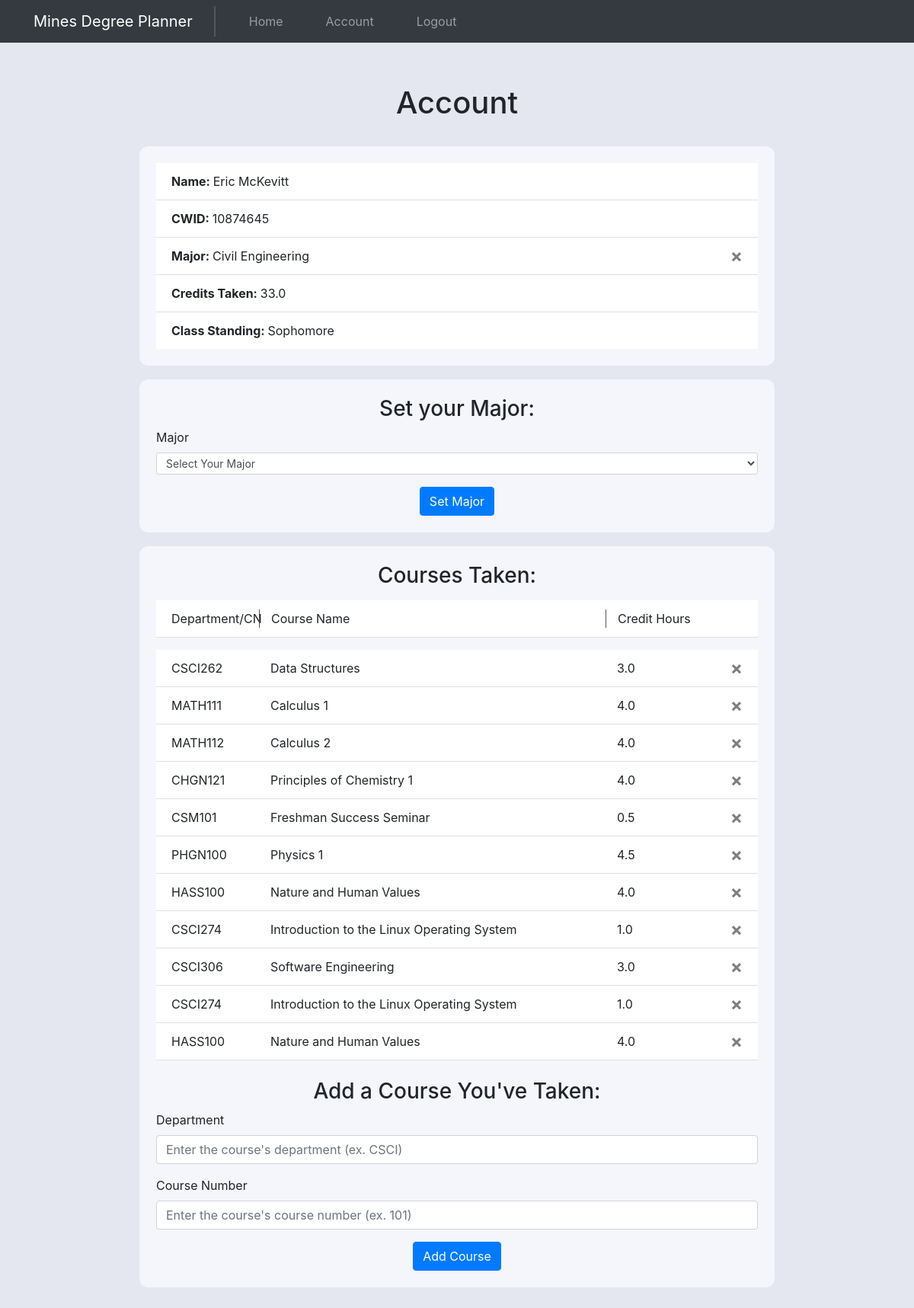
Page /account (signed in) on the earlier database version.
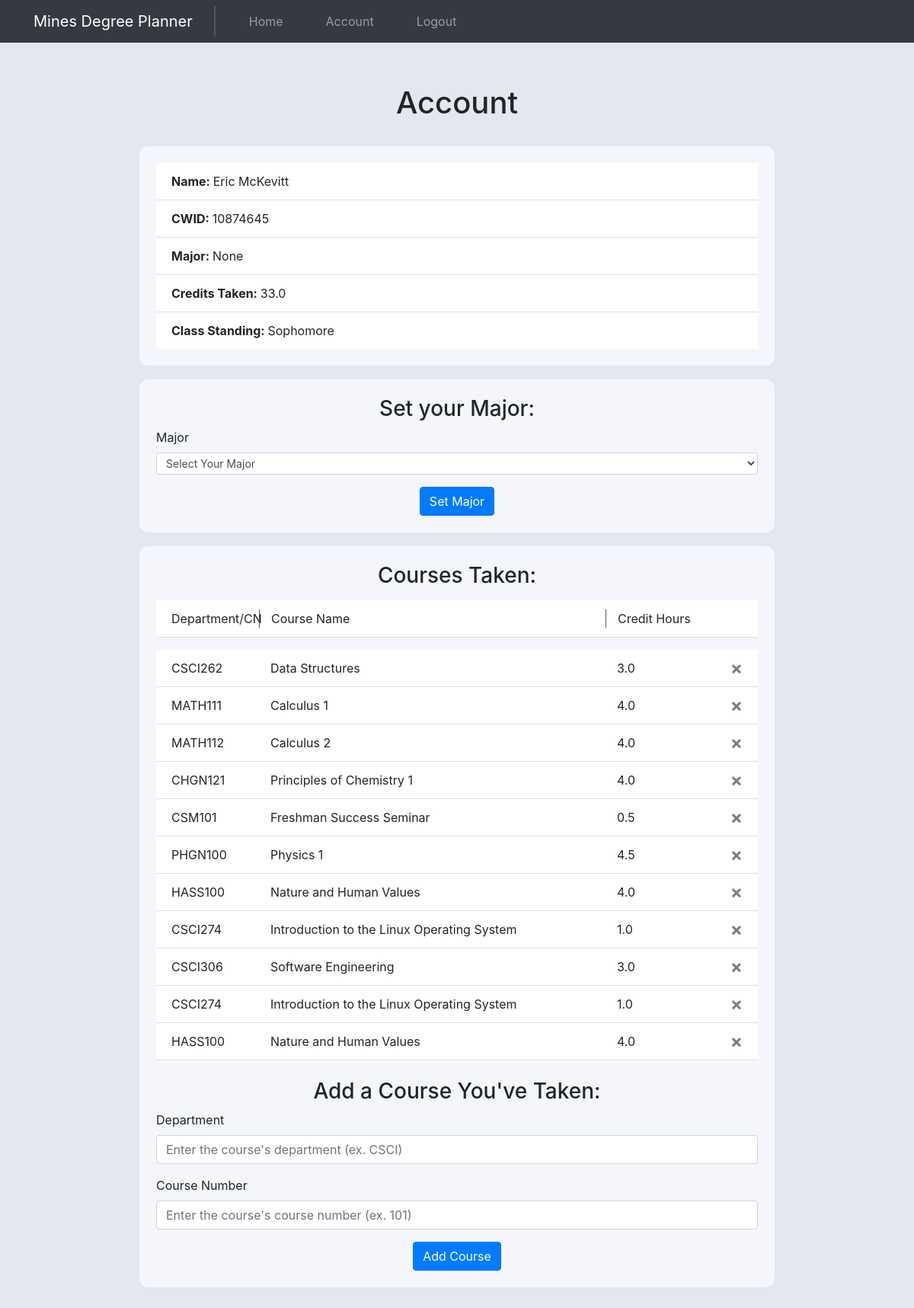
Same page on the later database version.
### website/models.py (models this page shows)
class User(db.Model, UserMixin):
    id = db.Column(db.Integer, primary_key=True)
    cwid = db.Column(db.Integer, unique=True)
    email = db.Column(db.String(150), unique=True)
    password = db.Column(db.String(150))
    first_name = db.Column(db.String(150))
    last_name = db.Column(db.String(150))
    major = db.Column(db.String(150))
    credits_taken = db.Column(db.String(10))
    class_standing = db.Column(db.String(10))
    courses = db.relationship('Course')

class Course(db.Model):
    id = db.Column(db.Integer, primary_key=True)
    department = db.Column(db.String(4))
    course_number = db.Column(db.String(3))
    course_name = db.Column(db.String(500))
    credit_hours = db.Column(db.String(10))
    user_id = db.Column(db.Integer, db.ForeignKey('user.id'))

### website/views.py (the view, shortened to what this page needs)
@views.route('/account', methods=['GET', 'POST'])
@login_required
def account():
    return render_template("account.html", user=current_user)

### website/__init__.py (called while the page is built)
def create_app():
    app = Flask(__name__)
    app.config['SECRET_KEY'] = 'josiefnapwpawoj'
    app.config['SQLALCHEMY_DATABASE_URI'] = f'sqlite:///{DB_NAME}'
    db.init_app(app)
    from .views import views
    from .auth import auth
    app.register_blueprint(views, url_prefix="/")
    app.register_blueprint(auth, url_prefix="/")
    from .models import User, Course
    create_database(app)
    login_manager = LoginManager()
    login_manager.login_view = 'auth.login'
    login_manager.init_app(app)
    @login_manager.user_loader
    def load_user(id):
        return User.query.get(int(id))
    return app

### website/templates/account.html (shortened to what this page needs)
{% extends "base.html" %} {% block title %}Account{% endblock %} {% block
content%}
<h1 style="text-align: center; padding: 25px 0px">Account</h1>
<section class="account-table">
    <ul class="list-group list-group-flush" id="notes">
        <li class="list-group-item">
            <strong>Name: </strong>{{user.first_name + " " + user.last_name}}
        </li>
        <li class="list-group-item"><strong>CWID: </strong>{{ user.cwid }}</li>
        <li class="list-group-item">
            <strong>Major: </strong>{{ user.major }}
            {% if user.major != 'None' %}
            <button type="button" class="close" onClick="deleteMajor()">
                <span aria-hidden="true">&times;</span>
            </button>
            {% endif %}
        </li>
        <li class="list-group-item">
            <strong>Credits Taken: </strong>{{ user.credits_taken }}
        </li>
        <li class="list-group-item">
            <strong>Class Standing: </strong>{{ user.class_standing }}
        </li>
    </ul>
</section>
<section class="account-major-form-section">
    <form method="POST">
        <h3 align="center">Set your Major:</h3>
        <div class="form-group set-major-form">
            <label for="department">Major</label>
            <select
                name="major"
                id="major"
                class="form-control form-control-sm"
                aria-label=".form-select-sm example"
                size="1"
            >
                <option selected value="None">Select Your Major</option>
            </select>
        </div>
        <div align="center">
            <button type="submit" class="btn btn-primary">Set Major</button>
        </div>
    </form>
</section>
<section class="courses-section">
    {% if user.courses %}
    <h3 align="center">Courses Taken:</h3>
    <ul
        class="list-group list-group-flush courses-taken-list"
        id="notes_titles"
    >
        <li class="list-group-item courses-taken-column-names">
            <div class="row">
                <div class="col-sm-2">Department/CN</div>
                <div class="col-md-7">Course Name</div>
                <div class="col-sm-2">Credit Hours</div>
                <div class="col-sm-1"></div>
            </div>
        </li>
    </ul>
    {% endif %}
    <ul class="list-group list-group-flush courses-taken-list" id="notes">
        {% for course in user.courses %}
        <li class="list-group-item">
            <div class="row">
                <div class="col-sm-2">
                    {{course.department}}{{course.course_number}}
                </div>
                <div class="col-md-7">{{course.course_name}}</div>
                <div class="col-sm-2">{{course.credit_hours}}</div>
                <div class="col-sm-1">
                    <button
                        type="button"
                        class="close"
                        onClick="deleteCourse({{ course.id }})"
                    >
                        <span aria-hidden="true">&times;</span>
                    </button>
                </div>
            </div>
        </li>
        {% endfor %}
    </ul>
    <br />
    <form method="POST">
        <h3 align="center">Add a Course You've Taken:</h3>
        <div class="form-group">
            <label for="department">Department</label>
            <input
                type="text"
                class="form-control"
                id="department"
                name="department"
                placeholder="Enter the course's department (ex. CSCI)"
            />
        </div>
        <div class="form-group">
            <label for="course_number">Course Number</label>
            <input
                type="text"
                class="form-control"
                id="course_number"
                name="course_number"
                placeholder="Enter the course's course number (ex. 101)"
            />
        </div>
        <div align="center">
            <button type="submit" class="btn btn-primary">Add Course</button>
        </div>
    </form>
</section>
{% endblock %}

### website/templates/base.html (shortened to what this page needs)
<!DOCTYPE html>
<html lang="en">
    <head>
        <link
            rel="stylesheet"
            href="https://stackpath.bootstrapcdn.com/bootstrap/4.4.1/css/bootstrap.min.css"
        />
        <link
            rel="stylesheet"
            href="https://stackpath.bootstrapcdn.com/font-awesome/4.7.0/css/font-awesome.min.css"
        />
        <link rel="stylesheet" href="../static/style.css" />
    </head>
    <body>
        <nav class="navbar navbar-expand-lg navbar-dark bg-dark">
            <a
                class="navbar-brand nav-item-padding navbar-title"
                href="/"
                id="nav-title"
                >Mines Degree Planner</a
            >
            <div class="collapse navbar-collapse" id="navbar">
                <div class="navbar-nav">
                    {% if user.is_authenticated %}
                    <a
                        href="/"
                        class="nav-item nav-link nav-item-padding"
                        id="home"
                        >Home</a
                    >
                    <a
                        href="/account"
                        class="nav-item nav-link nav-item-padding"
                        id="account"
                        >Account</a
                    >
                    <a
                        href="/logout"
                        class="nav-item nav-link nav-item-padding"
                        id="logout"
                        >Logout</a
                    >
                    {% endif %}
                </div>
            </div>
        </nav>
        <div class="container-sm" id="main-container">
            {% block content %} {% endblock %}
        </div>
    </body>
</html>

### website/static/style.css (style rules this page uses)
:root { --very-light-blue: #f5f6fb; --darker-color: #e4e6f0; }
body { background-color: var(--darker-color); }
.navbar-title { border-right: #515662 0px solid; transition-duration: 300ms !important; }
.nav-item-padding { padding-left: 28px !important; padding-right: 28px !important; }
body { display: flex; flex-direction: column; }
#main-container { padding-top: 30px; margin: auto !important ; align-self: center; justify-self: center; }
.account-major-form-section { padding: 22px; border-radius: 12px; background-color: var(--very-light-blue); margin-bottom: 18px; }
.courses-section { padding: 22px; border-radius: 12px; background-color: var(--very-light-blue); }
.account-table { padding: 22px; border-radius: 12px; background-color: var(--very-light-blue); margin-bottom: 18px; }
.courses-taken-list { margin-top: 16px; }
.courses-taken-column-names .row :not(:last-child) { border-left: 1px solid #515662; }
.courses-taken-column-names .row :first-child { border-left: none; }
@media screen and (min-width: 576px) { #main-container { width: 72%; } }
@media screen and (min-width: 992px) { .navbar-title { border-right: #515662 2px solid; transition-duration: 300ms !important; } }

Differences in the rows shown:
changed User "Eric McKevitt": major "Civil Engineering" → "None"
